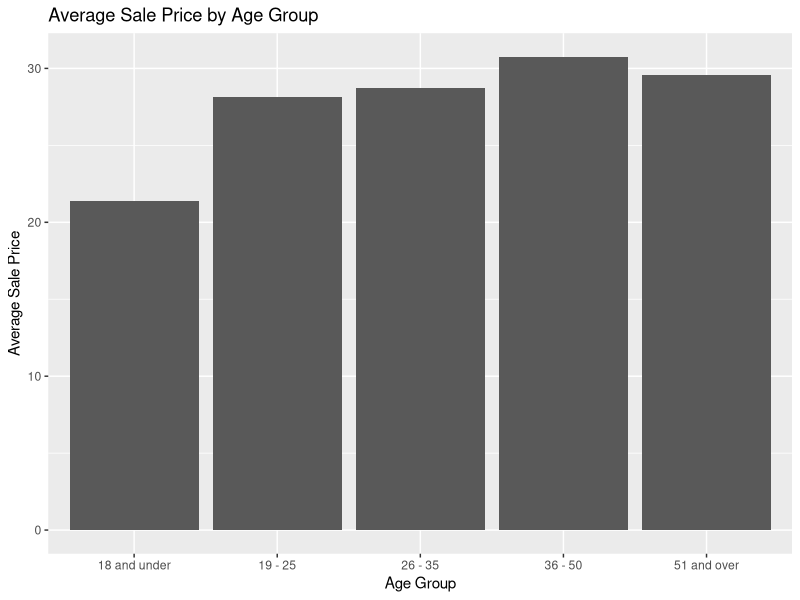
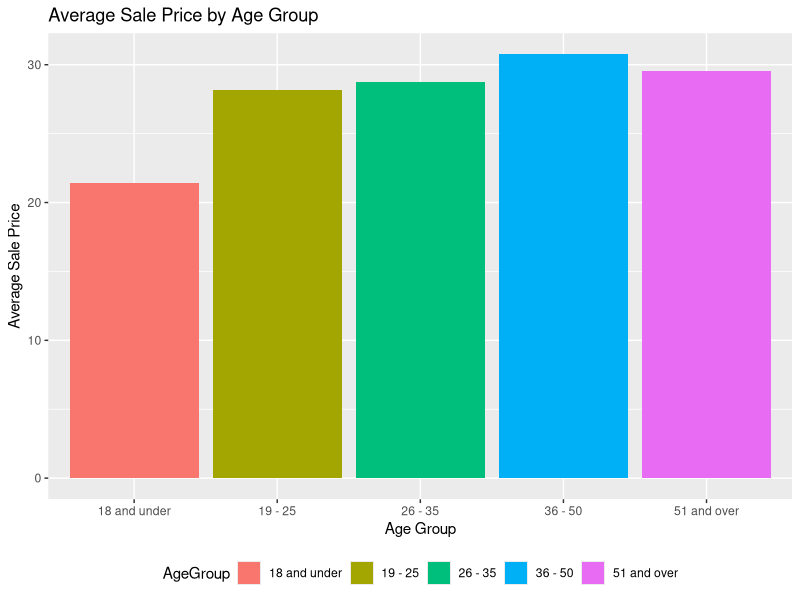

Write the R code that produced these figures, in order.
## ---- chunk 1
library(tidyverse)
lego_sales <- read_csv("lego_sales.csv")
## ---- chunk 2
lego_sales %>%
  count(first_name, sort = TRUE)
## ---- chunk 3
lego_sales %>%
  count(theme, sort = TRUE)
## ---- chunk 4
lego_sales %>%
  drop_na() %>%
  count(theme,subtheme, sort=TRUE) %>%
  filter(theme == 'Star Wars')
## ---- chunk 5
age_group <- lego_sales %>%
  mutate(AgeGroup = case_when(
    age < 19 ~ "18 and under",
    between(age, 19, 25) ~ "19 - 25",
    between(age, 26, 35) ~ "26 - 35",
    between(age, 36, 50) ~ "36 - 50",
    age > 50 ~ "51 and over"
  ))

age_group

## ---- chunk 6
InAgeGroup <- age_group %>%
  count(AgeGroup) %>%
  mutate(prob = n/sum(n)) %>%
  filter(AgeGroup == '19 - 25')

InAgeGroup
## ---- chunk 7
DuploTheme <- age_group %>%
  filter(AgeGroup == '19 - 25') %>%
  count(theme) %>%
  mutate(prob = n/sum(n)) %>%
  filter(theme == 'Duplo')

DuploTheme

df <- data.frame(InAgeGroup, DuploTheme)
df
## ---- chunk 8
DuploTheme2 <- age_group %>%
  filter(theme == 'Duplo') %>%
  count(AgeGroup) %>%
  mutate(prob = n/sum(n)) %>%
  filter(AgeGroup == '19 - 25')

DuploTheme2
## ---- chunk 9
MostLego <- age_group %>%
  group_by(AgeGroup) %>%
  summarise(quantity = sum(quantity))

MostLego
## ---- chunk 10
MostMoney <- age_group %>%
  group_by(AgeGroup) %>%
  summarise(us_price = sum(us_price))

MostMoney
## ---- chunk 11
AverageSale <- age_group %>%
  group_by(AgeGroup) %>%
  summarise(us_price = mean(us_price))

AverageSale

ggplot(AverageSale, aes(x=AgeGroup, y=us_price)) + geom_col() +labs(x = "Age Group", y = "Average Sale Price", title= "Average Sale Price by Age Group")

## ---- chunk 12
AverageSale <- age_group %>%
  group_by(AgeGroup) %>%
  summarise(us_price = mean(us_price))

AverageSale

ggplot(AverageSale, aes(x=AgeGroup, y=us_price, fill=AgeGroup)) + 
  geom_col() +
  labs(x = "Age Group", y = "Average Sale Price", title= "Average Sale Price by Age Group") +
  theme_grey() +
  theme(legend.position = "bottom")
 

